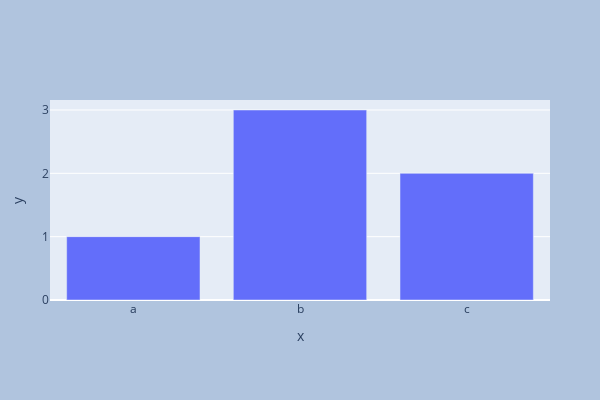

The code cell stored with this chart in its notebook:
### Markdown cell above
update_layout() 함수 안에도 마찬가지로 width=, height=를 활용해 픽셀단위로 조정한다. 이 방법은 express에도 똑같이 적용할 수 있다.

3. Margin 적용법

### Code cell
fig = px.bar(x=["a", "b", "c"], y=[1, 3, 2])
fig.update_layout(
    width=600,
    height=400,
    margin_l=50,
    margin_r=50,
    margin_b=100,
    margin_t=100,
    paper_bgcolor="LightSteelBlue"
)

### Figure 1 — Plotly figure (JSON) as saved in the notebook; plotly's stock layout.template omitted (floating-point values rounded to 4 significant figures)
{"data": [{"alignmentgroup": "True", "hovertemplate": "x=%{x}<br>y=%{y}<extra></extra>", "legendgroup": "", "marker": {"color": "#636efa", "pattern": {"shape": ""}}, "name": "", "offsetgroup": "", "orientation": "v", "showlegend": false, "textposition": "auto", "type": "bar", "x": ["a", "b", "c"], "xaxis": "x", "y": [1, 3, 2], "yaxis": "y"}], "layout": {"barmode": "relative", "height": 400, "legend": {"tracegroupgap": 0}, "margin": {"b": 100, "l": 50, "r": 50, "t": 100}, "paper_bgcolor": "LightSteelBlue", "width": 600, "xaxis": {"anchor": "y", "domain": [0, 1], "title": {"text": "x"}}, "yaxis": {"anchor": "x", "domain": [0, 1], "title": {"text": "y"}}}}
